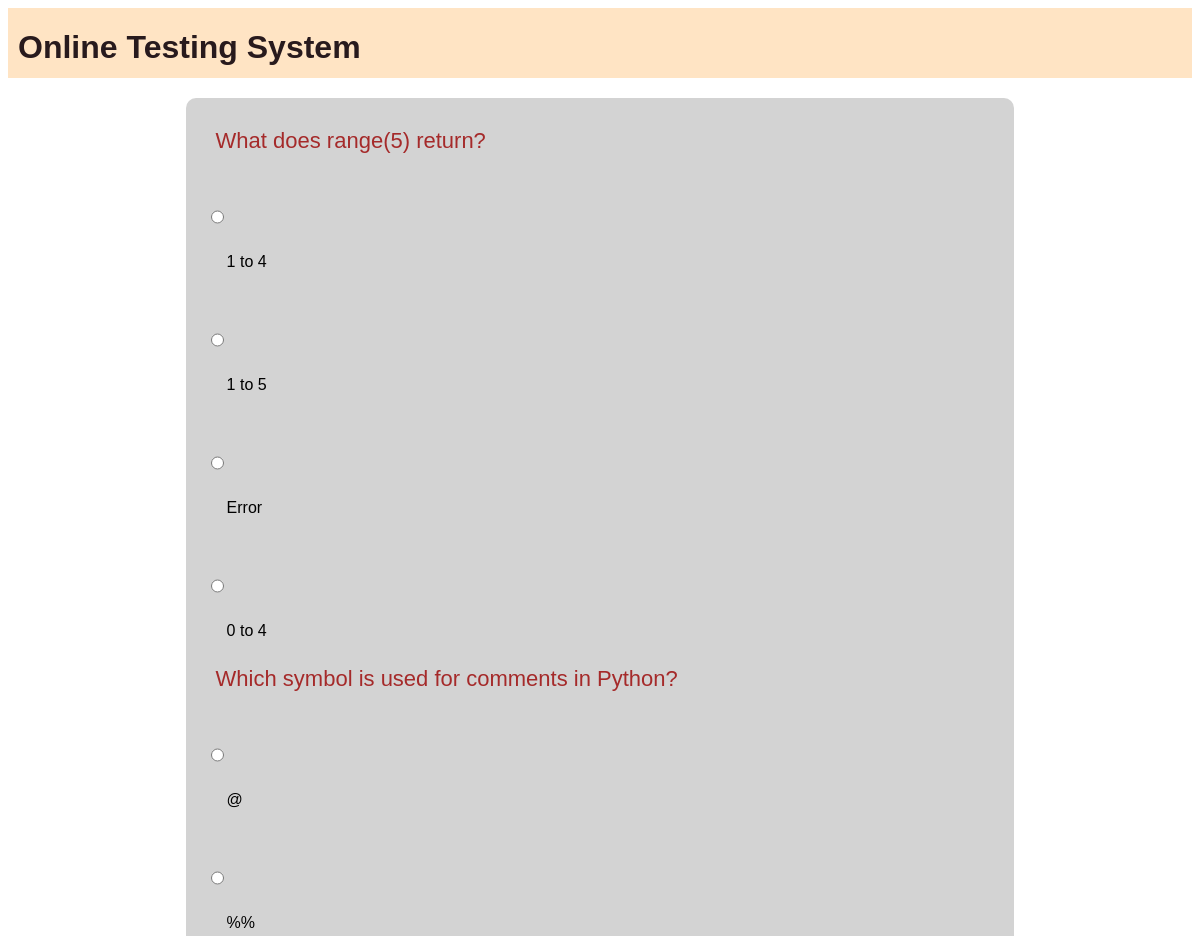
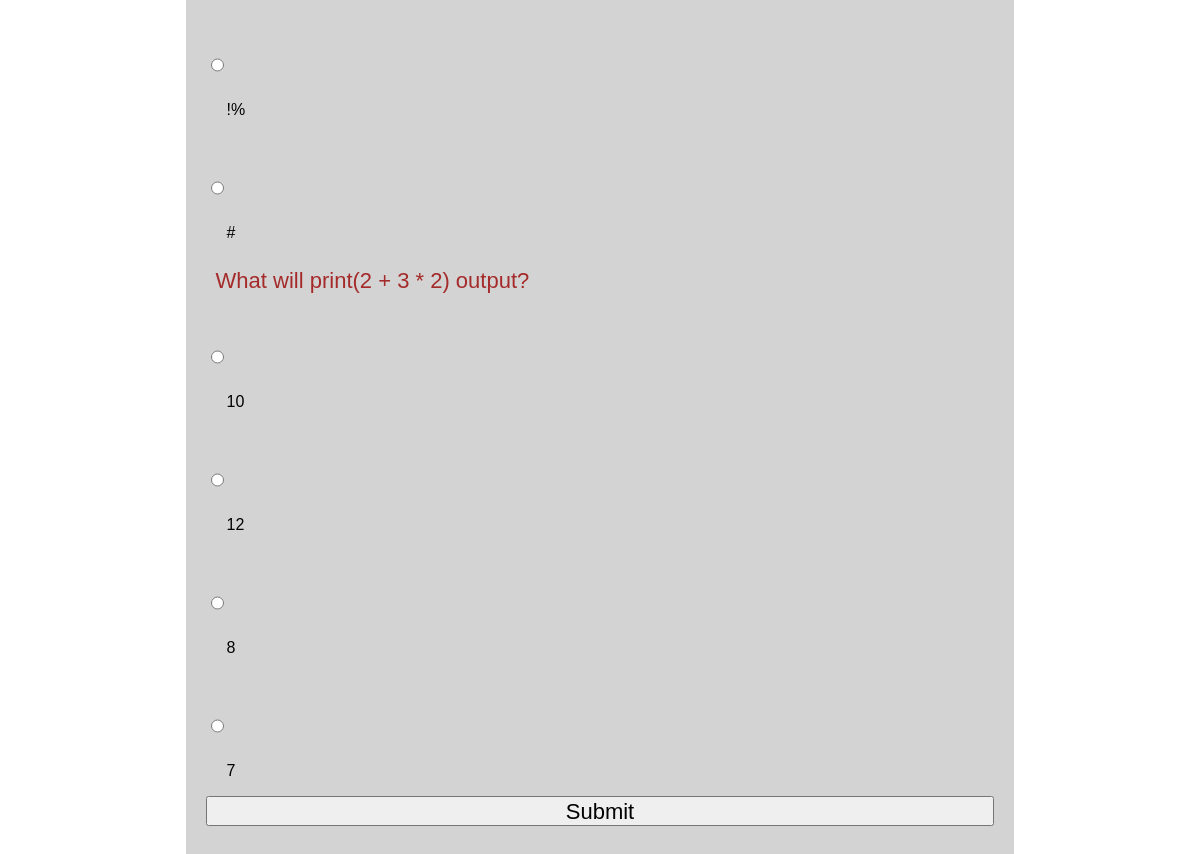
Screenshot of /test-paper?n=3 (signed in) with the database file from the repository (2 pictures, top to bottom).
### OTS/models.py (models this page shows)
class Question(models.Model):
    qid=models.BigAutoField(primary_key=True,auto_created=True)
    que=models.TextField()
    a=models.CharField(max_length=255)
    b=models.CharField(max_length=255)
    c=models.CharField(max_length=255)
    d=models.CharField(max_length=255)
    ans=models.CharField(max_length=2)

### OTS/views.py (the view)
# urls.py: path('test-paper',testpaper,name='testPaper'),
def testpaper(request):
    if 'name' not in request.session.keys():
        res=HttpResponseRedirect("login")
        return res
    n=int(request.GET['n'])
    question_pool=list(Question.objects.all())
    random.shuffle(question_pool)
    questions_list=question_pool[:n]
    context={'questions':questions_list}
    res=render(request,'test_paper.html',context)
    return res

### OTS/templates/test_paper.html (shortened to what this page needs)
{% extends 'main.html' %}
{% block content%}
<form action="{% url 'OTS:calculateTest' %}" method="POST">
    {% for question in questions %}
    <div class="question">
        {{question.que}}
    </div>
    <div class="options"> <input type="radio" name="q{{question.qid}}" value="a">{{question.a}} </div>
    <div class="options"> <input type="radio" name="q{{question.qid}}" value="b">{{question.b}} </div>
    <div class="options"> <input type="radio" name="q{{question.qid}}" value="c">{{question.c}} </div>
    <div class="options"> <input type="radio" name="q{{question.qid}}" value="d">{{question.d}} </div>
    {% endfor %}
    <div><input type="submit" value="Submit"></div>
</form>
{% endblock %}

### OTS/static/theme.css (style rules this page uses)
* { font-family: 'Gill Sans', 'Gill Sans MT', Calibri, 'Trebuchet MS', sans-serif; }

### OTS/static/formstyle.css (style rules this page uses)
form { box-sizing: border-box; padding: 20px; border-radius: 10px; background-color: lightgray; display: table; width: 100%; }
input { display: block; width: 100%; margin-bottom:20px ; height: 30px; font-size: 22px; }
.question { color: brown; font-size: 22px; margin: 10px; }
.options input { display: inline; width: fit-content; height: 100px; }

### rows the page displays
Question: que "What does range(5) return?", a "1 to 4", b "1 to 5", c "Error", d "0 to 4"
Question: que "Which symbol is used for comments in Python?", a "@", b "%%", c "!%", d "#"
Question: que "What will print(2 + 3 * 2) output?", a "10", b "12", c "8", d "7"
